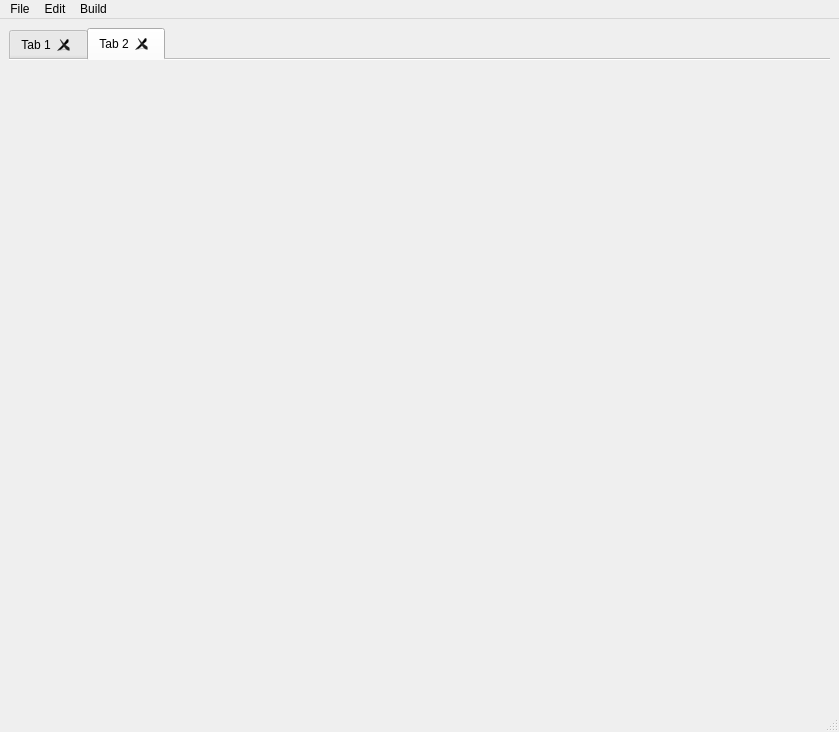
<?xml version="1.0" encoding="UTF-8"?>
<ui version="4.0">
 <class>sigma::editor::MainWindow</class>
 <widget class="QMainWindow" name="sigma::editor::MainWindow">
  <property name="geometry">
   <rect>
    <x>0</x>
    <y>0</y>
    <width>839</width>
    <height>732</height>
   </rect>
  </property>
  <property name="sizePolicy">
   <sizepolicy hsizetype="Preferred" vsizetype="Preferred">
    <horstretch>0</horstretch>
    <verstretch>0</verstretch>
   </sizepolicy>
  </property>
  <property name="windowTitle">
   <string>sigma-editor</string>
  </property>
  <property name="documentMode">
   <bool>true</bool>
  </property>
  <property name="tabShape">
   <enum>QTabWidget::Rounded</enum>
  </property>
  <property name="dockNestingEnabled">
   <bool>true</bool>
  </property>
  <property name="dockOptions">
   <set>QMainWindow::AllowNestedDocks|QMainWindow::AllowTabbedDocks|QMainWindow::AnimatedDocks|QMainWindow::GroupedDragging</set>
  </property>
  <property name="unifiedTitleAndToolBarOnMac">
   <bool>true</bool>
  </property>
  <widget class="QWidget" name="centralWidget">
   <property name="visiable" stdset="0">
    <bool>false</bool>
   </property>
   <layout class="QVBoxLayout" name="verticalLayout_6">
    <item>
     <widget class="QTabWidget" name="tabWidget">
      <property name="currentIndex">
       <number>1</number>
      </property>
      <property name="documentMode">
       <bool>true</bool>
      </property>
      <property name="tabsClosable">
       <bool>true</bool>
      </property>
      <property name="movable">
       <bool>true</bool>
      </property>
      <widget class="QWidget" name="tab">
       <attribute name="title">
        <string>Tab 1</string>
       </attribute>
      </widget>
      <widget class="QWidget" name="tab_2">
       <attribute name="title">
        <string>Tab 2</string>
       </attribute>
      </widget>
     </widget>
    </item>
   </layout>
  </widget>
  <widget class="QMenuBar" name="menubar">
   <property name="geometry">
    <rect>
     <x>0</x>
     <y>0</y>
     <width>839</width>
     <height>26</height>
    </rect>
   </property>
   <property name="nativeMenuBar">
    <bool>false</bool>
   </property>
   <widget class="QMenu" name="menuFile">
    <property name="title">
     <string>File</string>
    </property>
   </widget>
   <widget class="QMenu" name="menuEdit">
    <property name="title">
     <string>Edit</string>
    </property>
   </widget>
   <widget class="QMenu" name="menuBuild">
    <property name="title">
     <string>Build</string>
    </property>
   </widget>
   <addaction name="menuFile"/>
   <addaction name="menuEdit"/>
   <addaction name="menuBuild"/>
  </widget>
  <widget class="QStatusBar" name="statusbar"/>
 </widget>
 <resources/>
 <connections/>
</ui>
